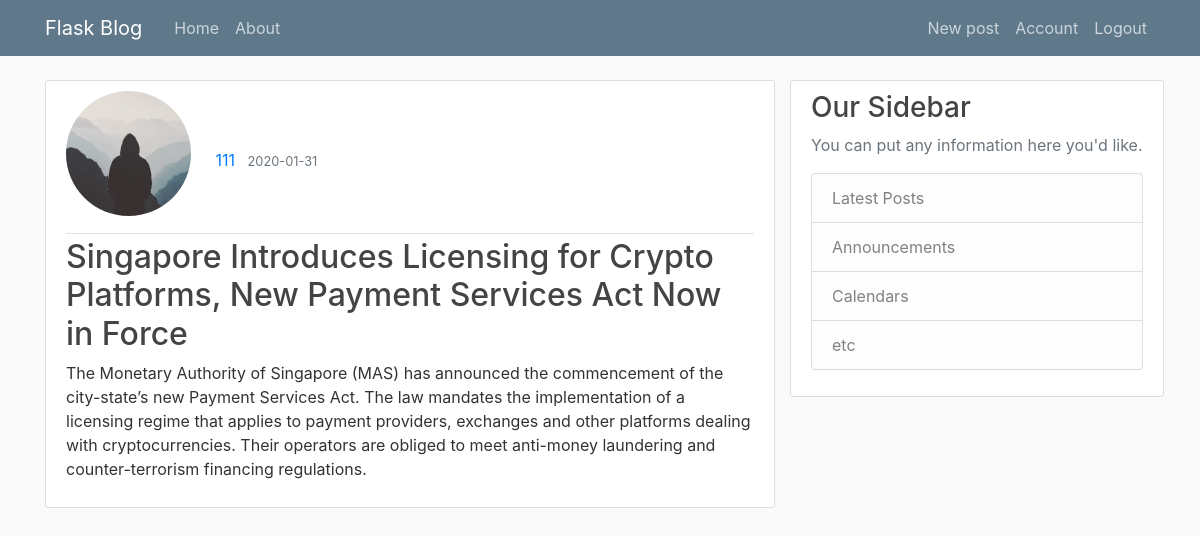
/post/3 (signed in), run on the app's committed database.
### flaskblog/models.py (models this page shows, shortened)
class User(db.Model, UserMixin):
    id = db.Column(db.Integer, primary_key=True)
    username = db.Column(db.String(20), unique=True, nullable=False)
    email = db.Column(db.String(120), unique=True, nullable=False)
    image_file = db.Column(db.String(20), nullable=False, default='default.jpg')
    password = db.Column(db.String(60), nullable=False)
    posts = db.relationship('Post', backref='author', lazy=True)

class Post(db.Model, UserMixin):
    id = db.Column(db.Integer, primary_key=True)
    title = db.Column(db.String(100), nullable=False)
    date_posted = db.Column(db.DateTime, nullable=False, default=datetime.utcnow())
    content = db.Column(db.Text, nullable=False)
    user_id = db.Column(db.Integer, db.ForeignKey('user.id'))

### flaskblog/routes.py (the view)
@app.route('/post/<int:post_id>', methods=['GET', 'POST'])
@login_required
def post(post_id):
    post = Post.query.get_or_404(post_id)
    return render_template('post.html', title=post.title, post=post)

### flaskblog/models.py (called while the page is built)
@login_manager.user_loader
def load_user(user_id):
    return User.query.get(int(user_id))

### flaskblog/templates/post.html (shortened to what this page needs)
{% extends 'layout.html' %}
{% block content %}
<article class="media content-section">
  <div class="media-body">
    <div class="article-metadata">
        <img class="rounded-circle account-img" src="{{ url_for('static', filename='profile_pics/' + post.author.image_file) }}" >
      <a class="mr-2" href="{{ url_for('user_posts', username=post.author.username) }}">{{ post.author.username }}</a>
      <small class="text-muted">{{ post.date_posted.date() }}</small>
    </div>
    <h2>{{ post.title }}</h2>
    <p class="article-content">{{ post.content }}</p>
  </div>
</article>
{% endblock %}

### flaskblog/static/main.css (style rules this page uses)
body { background: #fafafa; color: #333333; margin-top: 5rem; }
h1, h2, h3, h4, h5, h6 { color: #444444; }
.content-section { background: #ffffff; padding: 10px 20px; border: 1px solid #dddddd; border-radius: 3px; margin-bottom: 20px; }
.article-content { white-space: pre-line; }
.article-metadata { padding-bottom: 1px; margin-bottom: 4px; border-bottom: 1px solid #e3e3e3 }
.account-img { height: 125px; width: 125px; margin-right: 20px; margin-bottom: 16px; }

### data on the page
User: image_file (placeholder picture), author.username "111"
Post: date_posted "2020-01-31", title "Singapore Introduces Licensing for Crypto Platforms, New Payment Services Act Now in Force", content "The Monetary Authority of Singapore (MAS) has announced the commencement of the city-state’s new Payment Services Act. The law mandates the implementation of a licensing regime that applies to payment providers, exchanges and other platforms dealing with cryptocurrencies. Their operators are obliged to meet anti-money laundering and counter-terrorism financing regulations."
